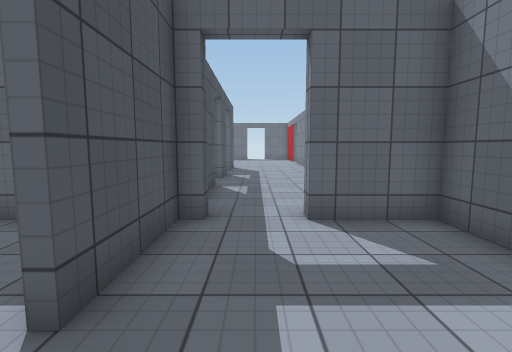
View 1 (above)

21 first-person views from a walk through a Unity game level. The camera is 1.4 m above the floor, tilts 6° down and sees 85° across. The floor is counted in squares, 1 m on a side. Each view is taken from the middle of a square. On the plan, view 1 faces up. The plan holds only what a view shows up to about 14 squares ahead; the rest is blank. The place goes on beyond the plan. Surface patterns are stand-ins for the level's own textures.

View 2
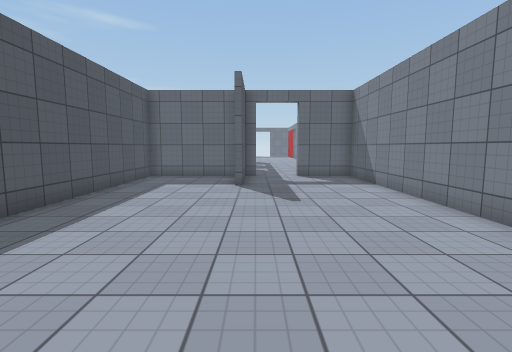

View 3
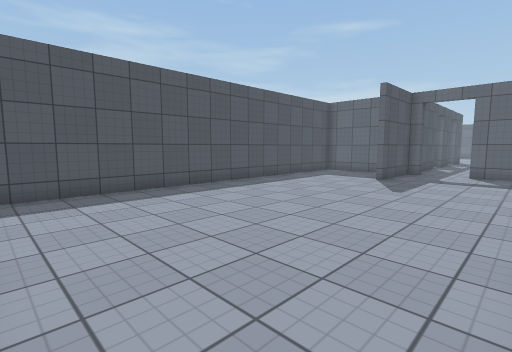

View 4
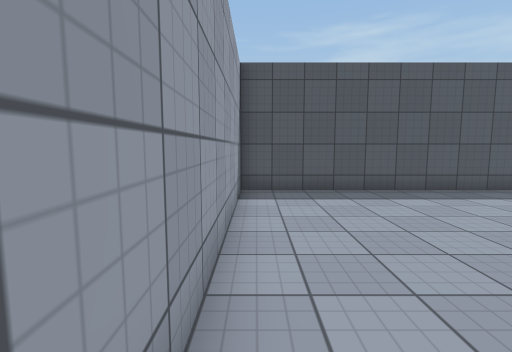

View 5
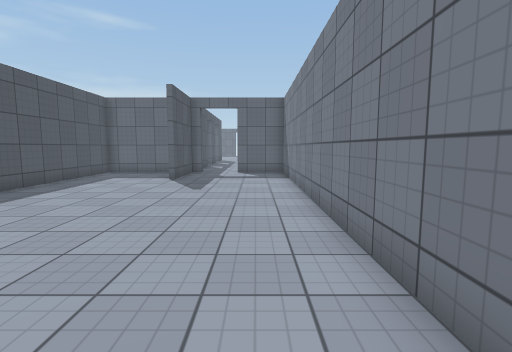

View 6
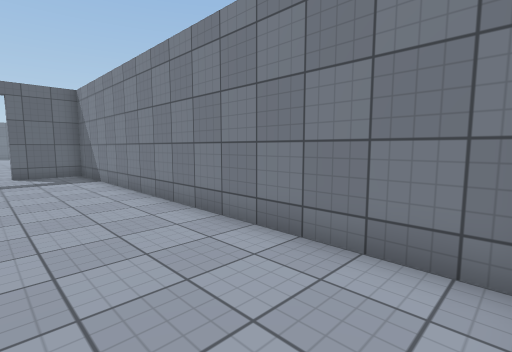

View 7
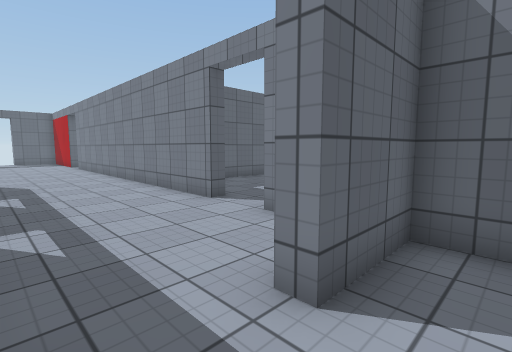

View 8
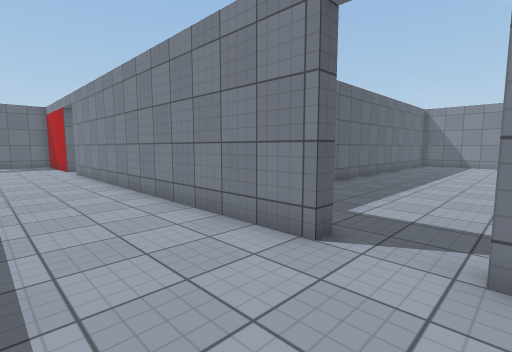

View 9
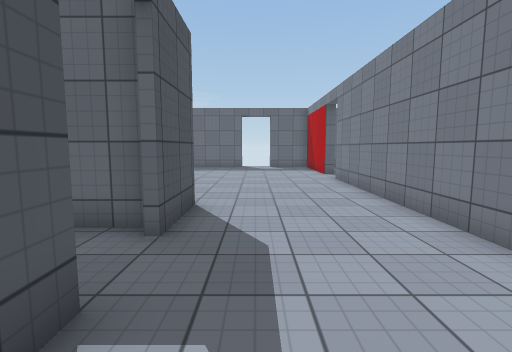

View 10
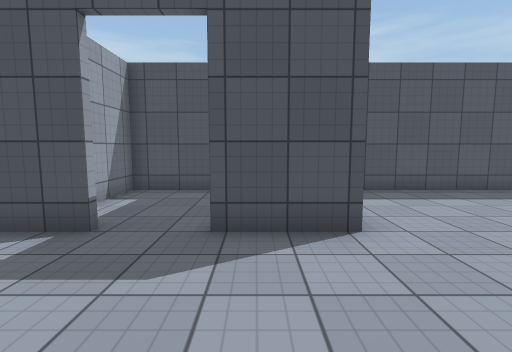

View 11
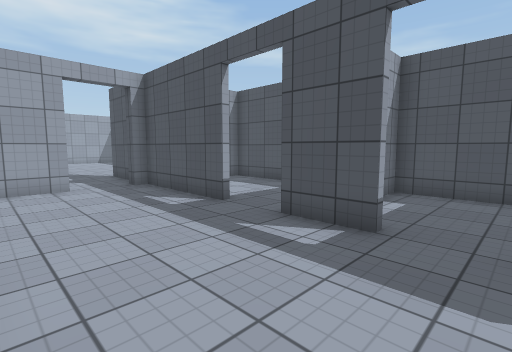

View 12
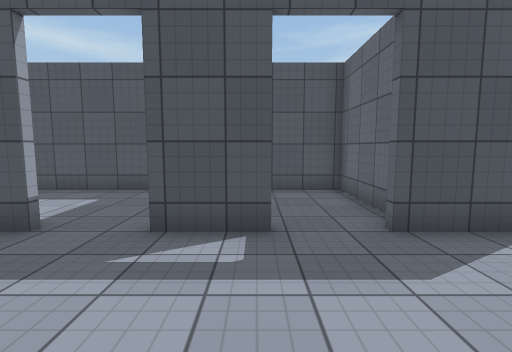

View 13
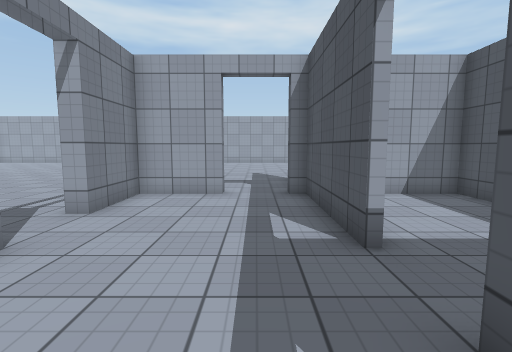

View 14
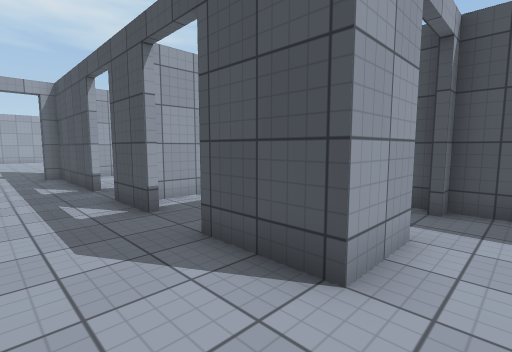

View 15
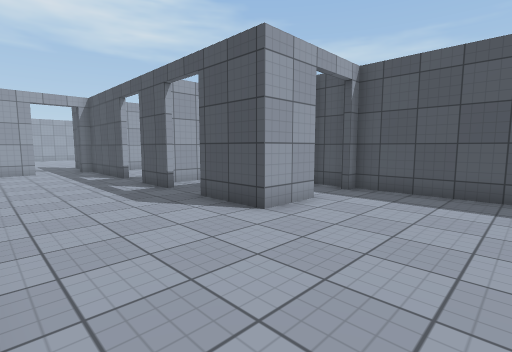

View 16
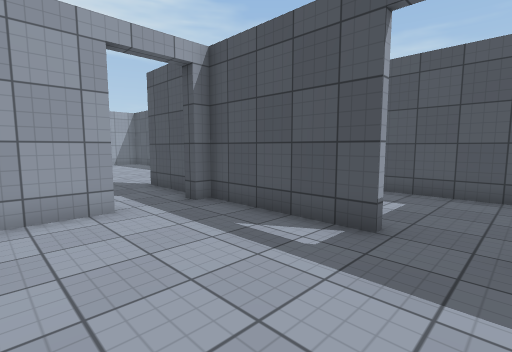

View 17
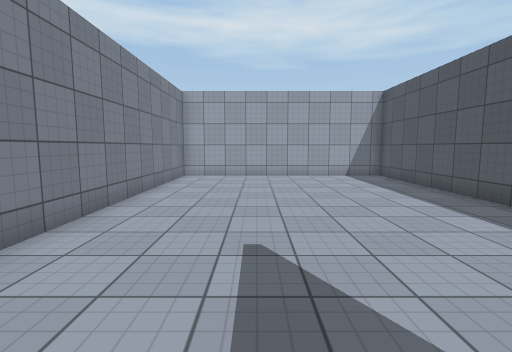

View 18
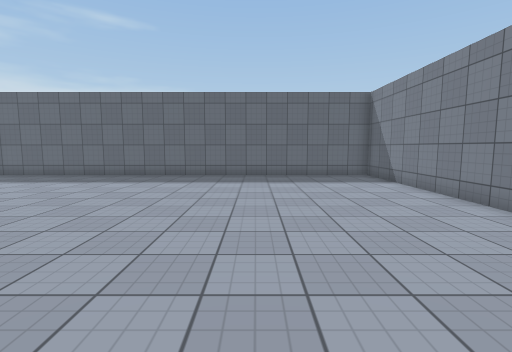

View 19
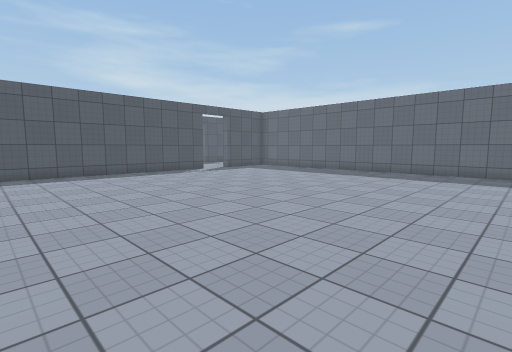

View 20
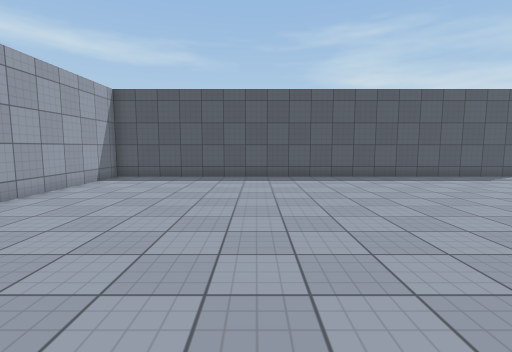

View 21
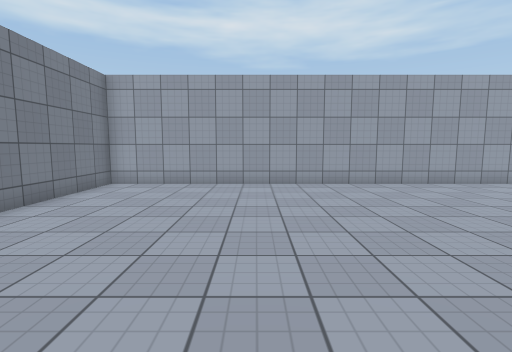

### Floor plan
Ten units are one square. View 1 is at (0, 0); x grows to the right and y downward. Boxes are objects, and circles mark ways between rooms. Rooms are numbered by the first view taken in them; rooms with no view inside come last. Other rooms are left out.
<svg viewBox="-65 -240 295 350">
<path fill="none" stroke="#000" d="M-20 -52 -60 -52 -60 105 35 105 35 -52 10 -52 10 -58M-10 -58 -10 -52 -15 -52 -15 -19M-19 -168 -60 -168 -60 -130 -22 -130M-15 -144 -15 -122M-36 -188 -15 -188 -15 -162M-15 -104 -15 -58 -10 -58M-60 -185 -60 -171M35 -102 35 -235M-60 -235 -60 -188M10 -58 35 -58 35 -83M225 -59 225 -138 44 -138M40 -80 40 105 225 105 225 59M35 -83 40 -83M41 -102 35 -102M-60 -118 -60 -58 -30 -58"/>
<circle cx="0" cy="-55" r="3" fill="#2a7"/>
<circle cx="40" cy="-95" r="3" fill="#2a7"/>
<circle cx="-20" cy="-115" r="3" fill="#2a7"/>
<text x="-10" y="30">1</text>
<text x="0" y="-160">2</text>
<text x="130" y="-20">3</text>
<text x="-40" y="-100">4</text>
</svg>
Room 1 opens to room 2. Room 2 opens to room 3. Room 2 opens to room 4.

Where each view was taken, in squares from view 1:
view 1: 0 up, 0 right, facing up
view 2: 8 down, 1 left, facing up
view 3: 10 down, 3 right, facing up-left
view 4: 10 down, 3 right, facing left
view 5: 10 down, 2 right, facing up
view 6: 10 down, 0 right, facing up-right
view 7: 4 up, 1 left, facing up-right
view 8: 8 up, 0 right, facing up-right
view 9: 12 up, 0 right, facing up
view 10: 17 up, 3 right, facing left
view 11: 16 up, 3 right, facing down-left
view 12: 14 up, 3 right, facing left
view 13: 14 up, 0 right, facing down
view 14: 20 up, 1 right, facing down-left
view 15: 23 up, 3 right, facing down-left
view 16: 12 up, 3 right, facing down-left
view 17: 3 up, 0 right, facing down
view 18: 0 up, 17 right, facing up
view 19: 2 down, 19 right, facing up-left
view 20: 4 down, 17 right, facing left
view 21: 0 up, 17 right, facing down
